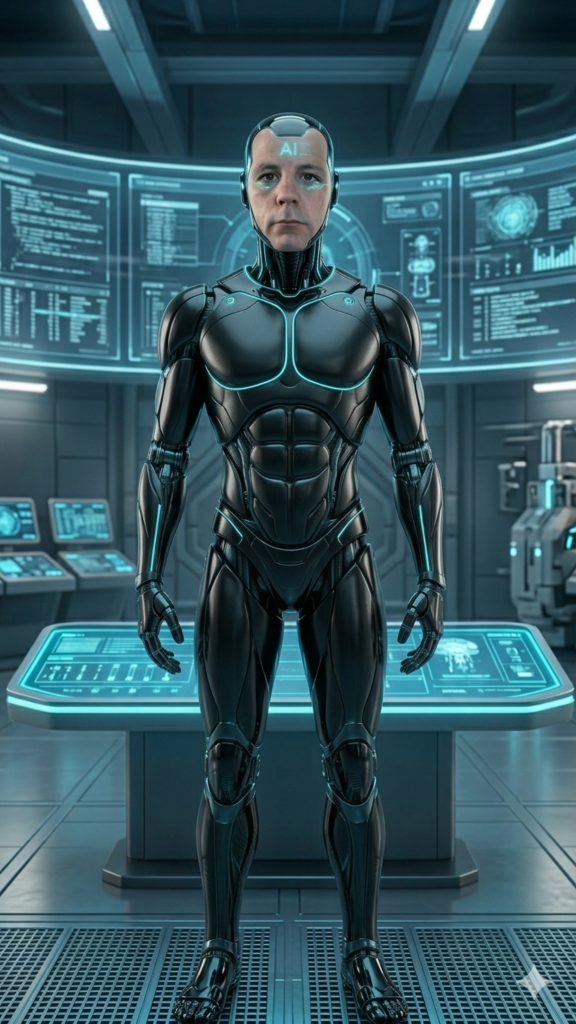
#> input picture frontend/_backup_rainer_dashboard_2026-04-15/src/assets/robot.png, 1152 x 2048 px (shown at 1/2 size)
$ python -i icon_processor.py   (imports and definitions only)
#> lines starting #> are read from the running program, lines starting #| are printed output that depends on the picture
"""
IconProcessor: einfacher Icon-Workflow mit Pillow.
"""
from __future__ import annotations

from pathlib import Path
from typing import Iterable

try:
    from PIL import Image
except Exception:  # pragma: no cover
    Image = None


class IconProcessor:
    def _require_pillow(self):
        if Image is None:
            raise RuntimeError("Pillow ist nicht installiert. Bitte 'pip install pillow' ausfuehren.")

    def remove_background(self, image_path: str | Path):
        self._require_pillow()
        img = Image.open(image_path).convert("RGBA")
#> img is the input picture: PIL image 1152x2048 RGBA; mean R, G, B, A 51.4, 86.4, 97, 255
        px = img.getdata()
        new_data = []
        for r, g, b, a in px:
            if r > 245 and g > 245 and b > 245:
                new_data.append((255, 255, 255, 0))
            else:
                new_data.append((r, g, b, a))
#> this loop made 2359296 passes
#> (r, g, b) on passes 1 to 3: (5, 24, 28), (4, 23, 27), (4, 23, 28)
#> after the loop, new_data = 2359296 items
        img.putdata(new_data)
        return img

    def resize_and_save(self, image, target_dir: str | Path, sizes: Iterable[int] = (256, 128, 64, 32, 16)):
#> called with sizes = (256, 128, 64, 32, 16)
        self._require_pillow()
        out = Path(target_dir)
        out.mkdir(parents=True, exist_ok=True)
        result_paths: list[Path] = []
        for s in sizes:
            resized = image.resize((int(s), int(s)), Image.LANCZOS)
            p = out / f"icon_{s}.png"
            resized.save(p, format="PNG")
            result_paths.append(p)
#> this loop made 5 passes
#> pass 1, in resize_and_save, `resized = image.resize((int(s), int(s)), Image.LANCZOS)`:
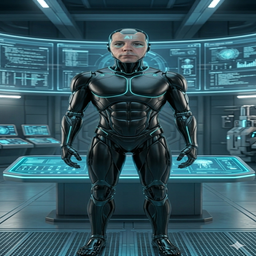
#> resized: PIL image 256x256 RGBA; mean R, G, B, A 51.4, 86.3, 97, 254.6; transparent parts drawn white
#> pass 2, in resize_and_save, `resized = image.resize((int(s), int(s)), Image.LANCZOS)`:
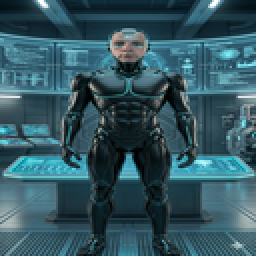
#> resized: PIL image 128x128 RGBA (shown 2 times larger); mean R, G, B, A 51.4, 86.3, 97, 254.6; transparent parts drawn white
#> pass 3, in resize_and_save, `resized = image.resize((int(s), int(s)), Image.LANCZOS)`:
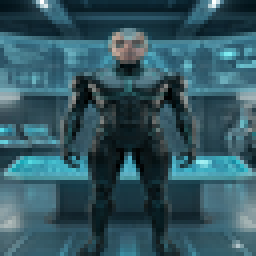
#> resized: PIL image 64x64 RGBA (shown 4 times larger); mean R, G, B, A 51.4, 86.4, 97, 254.6; transparent parts drawn white
#> after the loop:
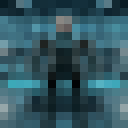
#> resized: PIL image 16x16 RGBA (shown 8 times larger); mean R, G, B, A 51.3, 86.4, 97, 254.6; transparent parts drawn white
#> after the loop, result_paths = 5 items
        return result_paths

    def create_ico_file(self, image, output_path: str | Path):
        self._require_pillow()
        out = Path(output_path)
        out.parent.mkdir(parents=True, exist_ok=True)
        image.save(out, format="ICO", sizes=[(256, 256), (128, 128), (64, 64), (32, 32), (16, 16)])
        return out

    def process_robot_icon(self, source_path: str | Path, output_dir: str | Path = "electron/assets"):
        img = self.remove_background(source_path)
        output = Path(output_dir)
        pngs = self.resize_and_save(img, output)
#> pngs = 5 items
        ico = self.create_ico_file(img, output / "roboter_icon.ico")
        main_png = output / "roboter_icon.png"
        img.resize((256, 256)).save(main_png, format="PNG")
        return {
            "source": str(source_path),
            "main_png": str(main_png),
            "ico": str(ico),
            "generated_pngs": [str(p) for p in pngs],
        }

>>> result = IconProcessor().process_robot_icon('../frontend/_backup_rainer_dashboard_2026-04-15/src/assets/robot.png')
#> result = 4 items
